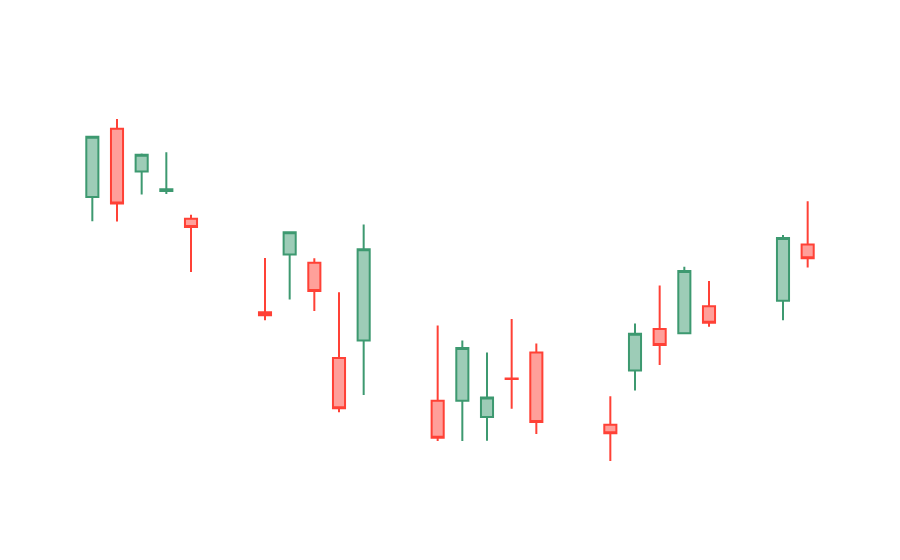

The notebook cell this image was saved under:
### Code cell
layout = go.Layout(
        xaxis=dict(ticks='',
                   showgrid=False,
                   showticklabels=False,
                   rangeslider=dict (visible = False)),
    yaxis=dict(ticks='',
                   showgrid=False,
                   showticklabels=False),
    paper_bgcolor='rgba(0,0,0,0)',
    plot_bgcolor='rgba(0,0,0,0)'
)

fig = go.Figure(data=[go.Candlestick(x=hist.index,
                                    open=hist.Open,
                                    high=hist.High,
                                    low=hist.Low,
                                    close=hist.Close)],
               layout = layout)

fig.show()

### Figure 1 — Plotly figure (JSON) as saved in the notebook; plotly's stock layout.template omitted (floating-point values rounded to 4 significant figures)
{"data": [{"close": [172.8, 164.5, 170.6, 166.3, 161.6, 150.6, 160.9, 153.6, 139.1, 158.8, 135.4, 146.6, 140.4, 142.7, 137.3, 136.0, 148.3, 146.9, 156.1, 149.7, 160.2, 157.7], "high": [172.9, 175, 170.7, 170.9, 163.1, 157.8, 161.0, 157.7, 153.5, 161.9, 149.3, 147.5, 146, 150.2, 147.1, 140.6, 149.6, 154.3, 156.7, 154.9, 160.6, 164.8], "low": [162.3, 162.3, 165.6, 165.7, 156, 150, 152.6, 151.2, 138.6, 140.7, 135, 135, 135.0, 139, 135.9, 132.5, 141.3, 144.4, 148.4, 149.2, 150.0, 156.6], "open": [165.3, 173.8, 168.5, 166.1, 162.6, 151, 158.2, 157.1, 145.3, 147.5, 140, 140, 138, 142.8, 146, 137.0, 143.8, 148.9, 148.4, 151.8, 152.4, 159.4], "type": "candlestick", "x": ["2020-03-02T00:00:00", "2020-03-03T00:00:00", "2020-03-04T00:00:00", "2020-03-05T00:00:00", "2020-03-06T00:00:00", "2020-03-09T00:00:00", "2020-03-10T00:00:00", "2020-03-11T00:00:00", "2020-03-12T00:00:00", "2020-03-13T00:00:00", "2020-03-16T00:00:00", "2020-03-17T00:00:00", "2020-03-18T00:00:00", "2020-03-19T00:00:00", "2020-03-20T00:00:00", "2020-03-23T00:00:00", "2020-03-24T00:00:00", "2020-03-25T00:00:00", "2020-03-26T00:00:00", "2020-03-27T00:00:00", "2020-03-30T00:00:00", "2020-03-31T00:00:00"]}], "layout": {"paper_bgcolor": "rgba(0,0,0,0)", "plot_bgcolor": "rgba(0,0,0,0)", "xaxis": {"rangeslider": {"visible": false}, "showgrid": false, "showticklabels": false, "ticks": ""}, "yaxis": {"showgrid": false, "showticklabels": false, "ticks": ""}}}
